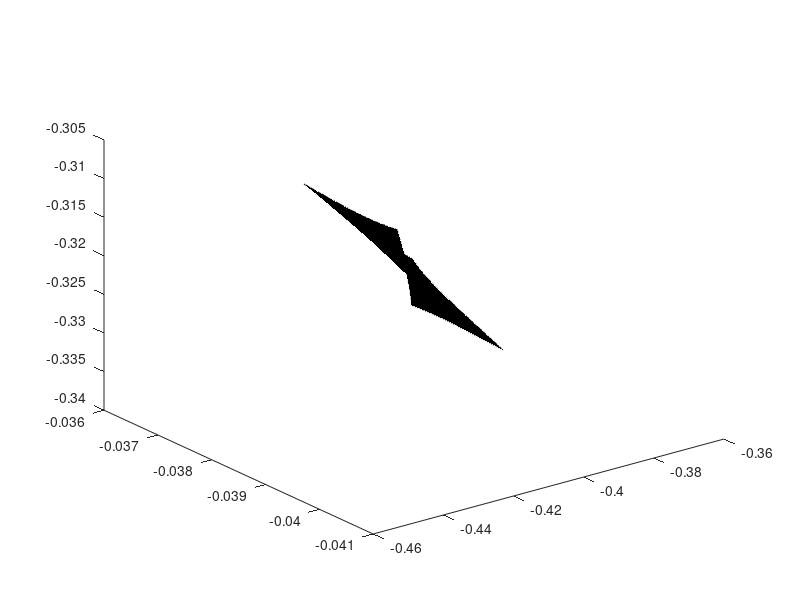

Write MATLAB code to recreate this figure. (Note: this script raises an error after producing the figure.)
load('./Data/UmbilicIsosurface_isodata.mat','faces')
load('./Data/UmbilicIsosurface_LocusVerts.mat')

g.vertices = LocusVerts;
g.faces = faces;


%% plot
figL=figure();
P=patch(g);
view(3)
P.FaceColor='g';
hold on;
u=plot3(LocusUmbilic(1),LocusUmbilic(2),LocusUmbilic(3),'k*');
u.LineWidth=5;
u.MarkerSize=40;

xlabel('x_0')
ylabel('x_1')
zlabel('x_2')

a = zeros(1,3); % Save how much figure is rotated (rad)

%% Rotation X0

da(1) = -0.075;
a(1) = a(1)+da(1);

P.Vertices = rotX(da(1),P.Vertices,LocusUmbilic);

%% Rotation X1

da(2) = 1.12;
a(2) = a(2)+da(2);

P.Vertices = rotY(da(2),P.Vertices,LocusUmbilic);

%% Rotation X2

da(3) = 0.0;
a(3) = a(3)+da(3);

P.Vertices = rotZ(da(3),P.Vertices,LocusUmbilic);

%% Set title
title({'Hyperbolic Umbilic',['rotated around x_0-direction by ' mat2str(a(1)) 'rad then x_1-direction by ' mat2str(a(2)) 'rad']})

%%
% figL.Renderer='Painter';
% orient landscape
% print(figL,'HyperbolicUmbilic.pdf','-dpdf','-fillpage')